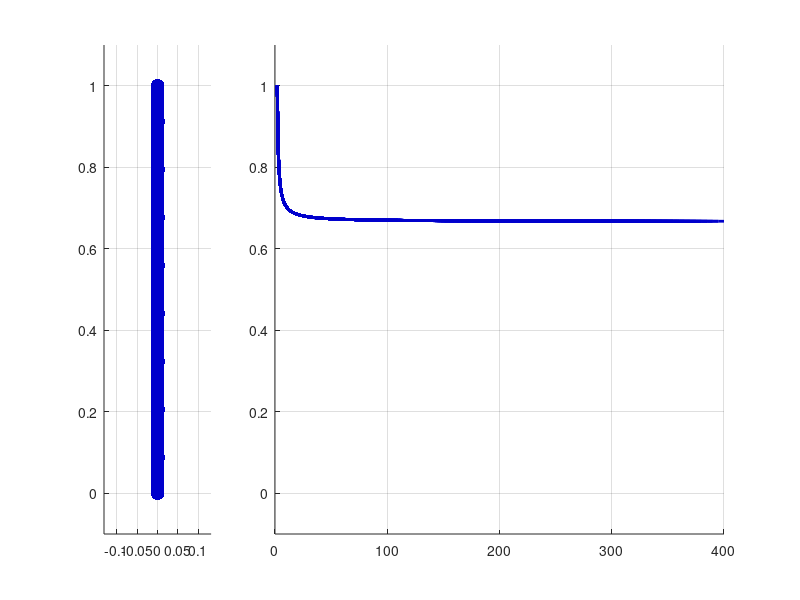

Recreate this plot in MATLAB.
% discrete approximation of delivering impulse to end of uniform rod
% and computing the position of the instant center just after impulse is
% applied
%
% when using two masses (one at each end of rod) instant center is at the
% far end of the rod
%
% when using infinite number of masses, instant center is at 2/3 length of
% rod away from the impacted end (as we know from hw problem)

% restart
close all; clear; clc;

% parameters
len = 1.0;           % [m] rod length
m_total = 1.0;       % [kg]
impulse_mag = 1.0;   % [kg*m/s]
mass_range = [2:20 25:5:400];  % number of masses

figure;
axh(1) = subplot(1,4,1);
hold on; grid on; axis equal;
ylim([-0.1 1.1]);

axh(2) = subplot(1,4,2:4);
hold on; grid on;
xlim([0 max(mass_range)]);
ylim([-0.1 1.1]);

linkaxes(axh,'y');

r0_data = [];
for num_masses = mass_range

    % distribute masses
    mass_locs = linspace(0,len,num_masses);

    rcm = sum(mass_locs)/num_masses;

    % compute vcm_plus
    vcm_plus = (impulse_mag)/(m_total);

    % compute moment of inertia at CM
    I = 0;
    for mass_idx = 1:length(mass_locs)
        r = mass_locs(mass_idx) - rcm;
        I = I + (m_total/num_masses)*r^2;
    end

    % compute angular speed
    omega = (-rcm)*impulse_mag/(I);

    % compute location of instant center (relative to impacted end of rod)
    r0 = (rcm)-vcm_plus/omega;
    r0_data(end+1,:) = [num_masses,r0];

    subplot(1,4,1);
    cla;
    plot([0 0],[0 1],'-','LineWidth',3,'Color',0.5*ones(1,3));
    plot(zeros(size(mass_locs)),mass_locs,'.','MarkerSize',30,'Color',[0 0 0.8]);
    subplot(1,4,2:4);
    plot(r0_data(:,1),r0_data(:,2),'-','LineWidth',2,'Color',[0 0 0.8]);
    drawnow;
    
    if(find(mass_range == num_masses) < 20)
        pause(0.1);
    end
end

% %%
% syms rcm r3
% eqns = [rcm == (1+r3)/(3), -3*rcm*(0.5-rcm) == - rcm^2 - (1-rcm)^2 - (rcm-r3)^2];
% S = solve(eqns,[r3,rcm])
% S.r3